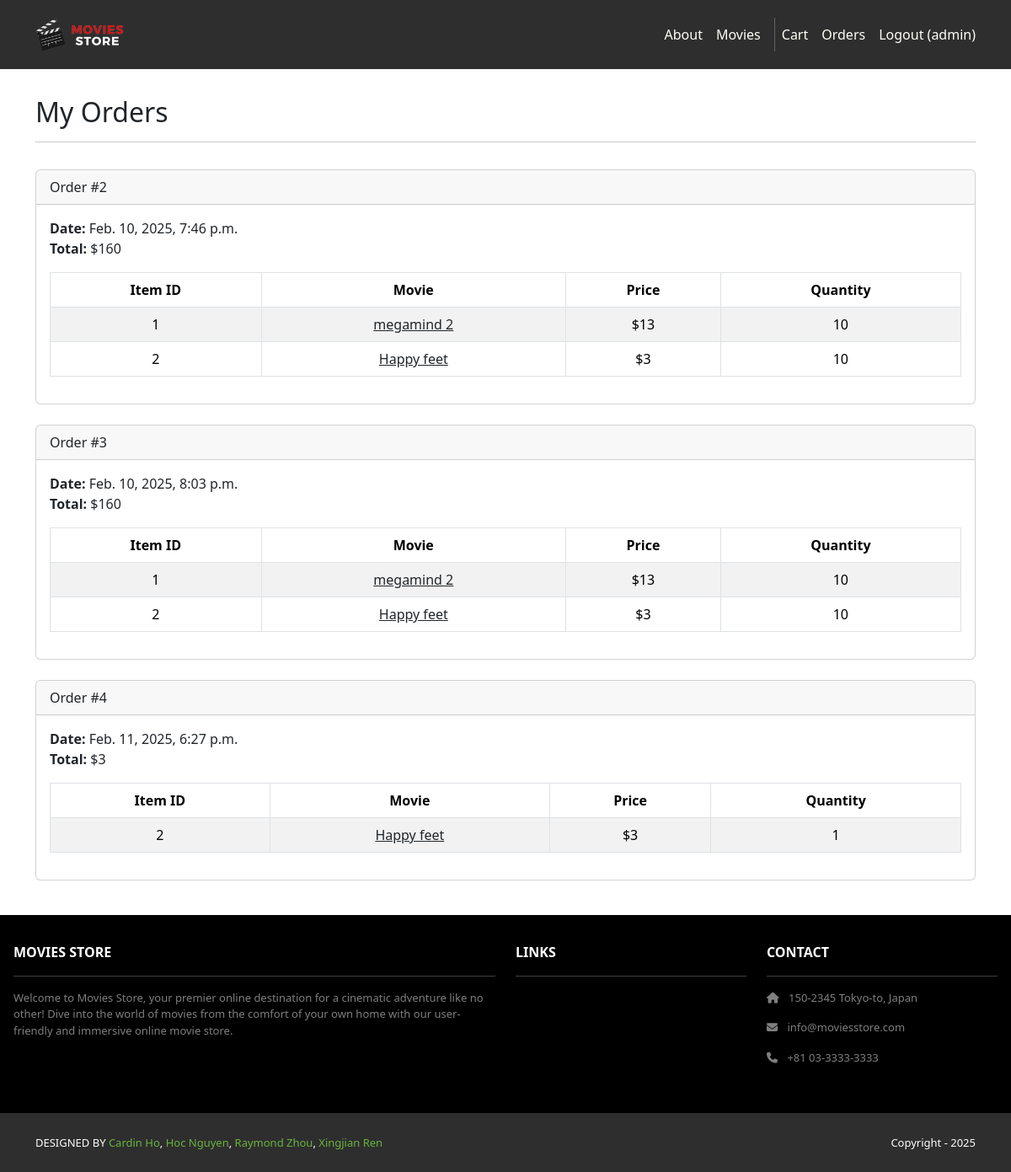
/accounts/orders (signed in), run on an earlier commit of the app's database.
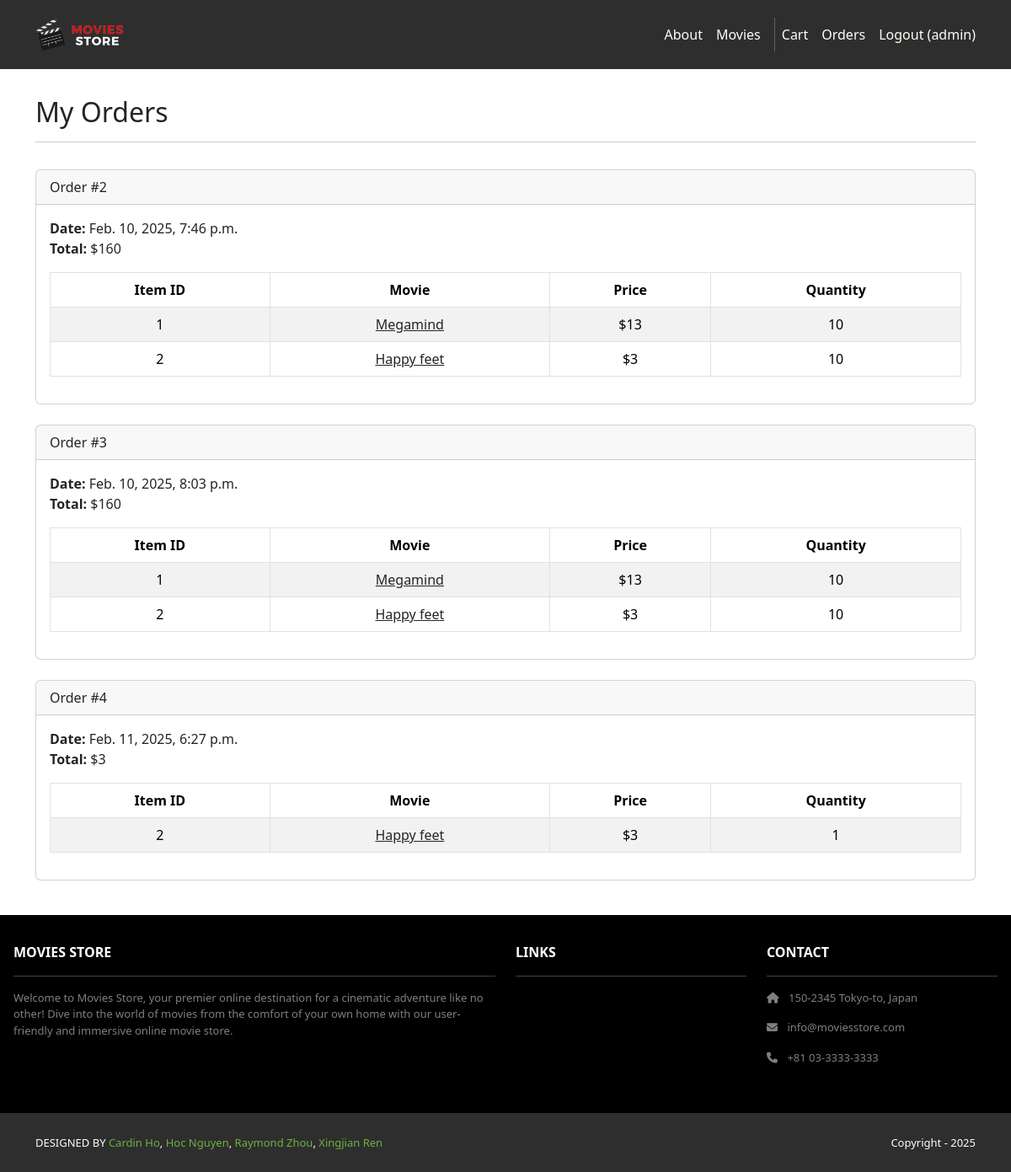
And on a later commit of the database.
### cart/models.py (models this page shows, shortened)
class Item(models.Model):
    id = models.AutoField(primary_key=True)
    price = models.IntegerField()
    quantity = models.IntegerField()
    order = models.ForeignKey(Order,
    on_delete=models.CASCADE)
    movie = models.ForeignKey(Movie,
    on_delete=models.CASCADE)

### movies/models.py (models this page shows, shortened)
class Movie(models.Model):
    id = models.AutoField(primary_key=True)
    name = models.CharField(max_length=255)
    price = models.IntegerField()
    description = models.TextField()
    image = models.ImageField(upload_to='movie_images/')

### accounts/views.py (the view)
# urls.py: path('orders', views.orders, name='accounts.orders'),
@login_required
def orders(request):
    template_data = {}
    template_data['title'] = 'Orders'
    template_data['orders'] = request.user.order_set.all()
    return render(request, 'accounts/orders.html', {'template_data': template_data})

### accounts/templates/accounts/orders.html
{% extends 'base.html' %}
{% block content %}
<div class="p-3">
    <div class="container">
        <div class="row mt-3">
            <div class="col mx-auto mb-3">
                <h2>My Orders</h2>
                <hr />
            </div>
        </div>
        {% for order in template_data.orders %}
        <div class="card mb-4">
            <div class="card-header">
                Order #{{ order.id }}
            </div>
            <div class="card-body">
                <b>Date:</b> {{ order.date }}<br />
                <b>Total:</b> ${{ order.total }}<br />
                <table class="table table-bordered table-striped text-center mt-3">
                    <thead>
                    <tr>
                        <th scope="col">Item ID</th>
                        <th scope="col">Movie</th>
                        <th scope="col">Price</th>
                        <th scope="col">Quantity</th>
                    </tr>
                    </thead>
                    <tbody>
                    {% for item in order.item_set.all %}
                    <tr>
                        <td>{{ item.movie.id }}</td>
                        <td>
                            <a class="link-dark" href="{% url 'movies.show' id=item.movie.id %}">
                                {{ item.movie.name }}
                            </a>
                        </td>
                        <td>${{ item.movie.price }}</td>
                        <td>{{ item.quantity }}</td>
                    </tr>
                    {% endfor %}
                    </tbody>
                </table>
            </div>
        </div>
        {% endfor %}
    </div>
</div>
{% endblock content %}

What changed in the data, as far as the page shows it:
changed through a linked row, Item (number 1 of 5 on the later page): movie.name "megamind 2" → "Megamind"
changed through a linked row, Item (number 3 of 5 on the later page): movie.name "megamind 2" → "Megamind"
